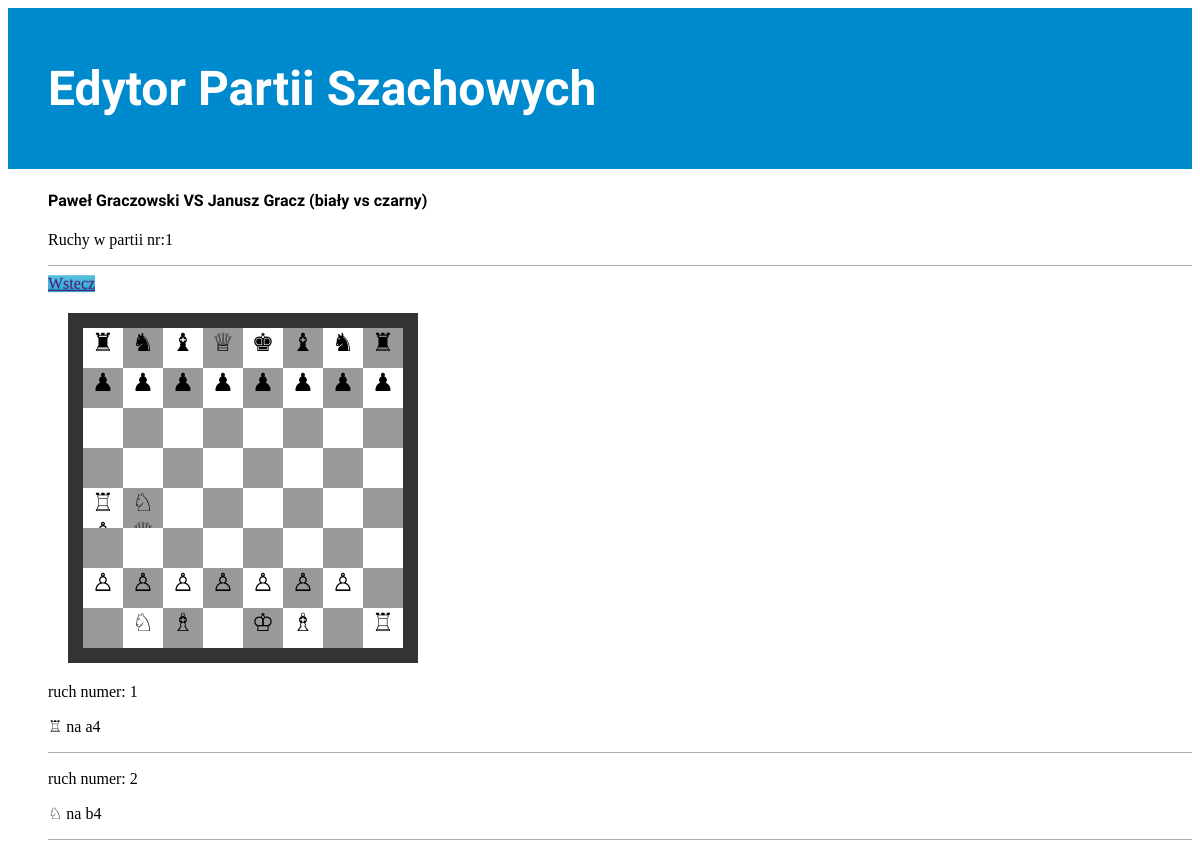
/rozgrywka/1/, run on the app's committed database.
### chesseditor/models.py (models this page shows, shortened)
class ChessParty(models.Model):
    chessparty_id = models.AutoField("ID partii", primary_key=True)
    arbiter = models.ForeignKey(Arbiter, related_name='sedzia', verbose_name="Sędzia")
    white = models.ForeignKey(Player, related_name='Białe', verbose_name="Białe figury")
    black = models.ForeignKey(Player, related_name='Czarne', verbose_name="Czarne figury")
    tournament = models.ForeignKey(Tournament, verbose_name="Nazwa turnieju")
    class Meta:
        verbose_name = "Partia"
        verbose_name_plural = "Partie"

class Person(models.Model):
    name = models.CharField("Imię", max_length=20)
    surname = models.CharField("Nazwisko", max_length=50)
    date_of_birth = models.DateField("Data Urodzenia", auto_now=False, auto_now_add=False)
    GENDER_CHOICES = (
       ('M', 'Mężczyzna'),
       ('F', 'Kobieta'),
       ('O', 'Inna'),
    )
    gender = models.CharField("Płeć", max_length=1, choices=GENDER_CHOICES, default='O')
    class Meta:
        abstract = True
    def __str__(self):
        return "{name} {surname}".format(name=self.name, surname=self.surname)

class Player(Person):
    player_id = models.AutoField(primary_key=True)  # unique and null=false
    class Meta:
        verbose_name = "Gracz"
        verbose_name_plural = "Zawodnicy"

class OneMove(models.Model):
    party = models.ForeignKey(ChessParty, default='0', verbose_name="Partia", blank=True, null=True)
    CHESSMAN_CHOICES = (
        ('biała wieża a1', mark_safe('&#9814;')), ('biała wieża h1', mark_safe('&#9814;')),
        ('biały skoczek b1', mark_safe('&#9816;')), ('biały skoczek g1', mark_safe('&#9816;')),
        ('biały goniec c1', mark_safe('&#9815;')), ('biały goniec f1', mark_safe('&#9815;')),
        ('biały hetman d1', mark_safe('&#9813;')), ('biały król e1', mark_safe('&#9812;')),
        ('biały pion a2', mark_safe('&#9817;')), ('biały pion b2', mark_safe('&#9817;')),
        ('biały pion c2', mark_safe('&#9817;')), ('biały pion d2', mark_safe('&#9817;')),
        ('biały pion e2', mark_safe('&#9817;')), ('biały pion f2', mark_safe('&#9817;')),
        ('biały pion g2', mark_safe('&#9817;')), ('biały pion h2', mark_safe('&#9817;')),
        ('czarna wieża a8', mark_safe('&#9820;')), ('czarna wieża h8', mark_safe('&#9820;')),
        ('czarny skoczek b8', mark_safe('&#9822;')), ('czarny skoczek g8', mark_safe('&#9822;')),
        ('czarny goniec c8', mark_safe('&#9821;')), ('czarny goniec f8', mark_safe('&#9821;')),
        ('czarny hetman d8', mark_safe('&#9813;')), ('czarny król e8', mark_safe('&#9818;')),
        ('czarny pion a7', mark_safe('&#9823;')), ('czarny pion b7', mark_safe('&#9823;')),
        ('czarny pion c7', mark_safe('&#9823;')), ('czarny pion d7', mark_safe('&#9823;')),
        ('czarny pion e7', mark_safe('&#9823;')), ('czarny pion f7', mark_safe('&#9823;')),
        ('czarny pion g7', mark_safe('&#9823;')), ('czarny pion h7', mark_safe('&#9823;')),
     )
    chessman = models.CharField(max_length=30, choices=CHESSMAN_CHOICES, default='pionek', verbose_name="Figura Szachowa")
    mymove = []
    for a, b in itertools.product('abcdefgh', '12345678'):
        name = a + b
        mymove.append((name, name))
    MYTUPLE = tuple(mymove)
    move = models.CharField(max_length=2, choices=MYTUPLE, default='a1', verbose_name="Ruch na")
    class Meta:
        abstract = True

class State(OneMove):
    state_id = models.PositiveIntegerField(default=0, verbose_name="numer ruchu")
    is_capture = models.BooleanField(default=False, verbose_name="Czy zbita")
    capture_choice = (
        ('true', 'zbity'),
        ('false', 'nie zbity'),
    )
    is_capture = models.CharField(max_length=9, choices=capture_choice, default='false', verbose_name="Czy zbity")
    class Meta:
        verbose_name = "Stan"
        verbose_name_plural = "Aktualny Stan Parti"

class Moves(OneMove):
    move_id = models.AutoField(primary_key=True)  #
    move_number = models.PositiveIntegerField(default=1, verbose_name="Numer ruchu w partii")
    class Meta:
        verbose_name = "Ruch"
        verbose_name_plural = "Ruchy"

### chesseditor/views.py (the view)
# urls.py: url(r'^rozgrywka/(?P<pk>\d+)/$', views.rozgrywka, name='rozgrywka'),
def rozgrywka(request, pk):
    chessparty = get_object_or_404(ChessParty, pk=pk)
    moves = Moves.objects.filter(party=chessparty)
    states = State.objects.filter(party=chessparty)
    return render(request, 'chesseditor/rozgrywka.html', {'chessparty': chessparty, 'moves': moves, 'states': states})

### chesseditor/templates/chesseditor/rozgrywka.html
{% extends 'chesseditor/base.html' %}
{% block content %}
<div>
    <p><h4>{{ chessparty.white }} VS {{ chessparty.black }} (biały vs czarny)</h4></p>
    <p>Ruchy w partii nr:{{ chessparty.chessparty_id }}</p>
    <hr>
</div>
<a href="{{request.META.HTTP_REFERER}}" class="btn btn-info">Wstecz</a>
<div class="chessboard">
<div class="white">{% for state in states %} {% if state.move == 'a8' %} {{ state.get_chessman_display }}{% endif %}{% endfor %}</div>
<div class="black">{% for state in states %} {% if state.move == 'b8' %} {{ state.get_chessman_display }}{% endif %}{% endfor %}</div>
<div class="white">{% for state in states %} {% if state.move == 'c8' %} {{ state.get_chessman_display }}{% endif %}{% endfor %}</div>
<div class="black">{% for state in states %} {% if state.move == 'd8' %} {{ state.get_chessman_display }}{% endif %}{% endfor %}</div>
<div class="white">{% for state in states %} {% if state.move == 'e8' %} {{ state.get_chessman_display }}{% endif %}{% endfor %}</div>
<div class="black">{% for state in states %} {% if state.move == 'f8' %} {{ state.get_chessman_display }}{% endif %}{% endfor %}</div>
<div class="white">{% for state in states %} {% if state.move == 'g8' %} {{ state.get_chessman_display }}{% endif %}{% endfor %}</div>
<div class="black">{% for state in states %} {% if state.move == 'h8' %} {{ state.get_chessman_display }}{% endif %}{% endfor %}</div>
<div class="black">{% for state in states %} {% if state.move == 'a7' %} {{ state.get_chessman_display }}{% endif %}{% endfor %}</div>
<div class="white">{% for state in states %} {% if state.move == 'b7' %} {{ state.get_chessman_display }}{% endif %}{% endfor %}</div>
<div class="black">{% for state in states %} {% if state.move == 'c7' %} {{ state.get_chessman_display }}{% endif %}{% endfor %}</div>
<div class="white">{% for state in states %} {% if state.move == 'd7' %} {{ state.get_chessman_display }}{% endif %}{% endfor %}</div>
<div class="black">{% for state in states %} {% if state.move == 'e7' %} {{ state.get_chessman_display }}{% endif %}{% endfor %}</div>
<div class="white">{% for state in states %} {% if state.move == 'f7' %} {{ state.get_chessman_display }}{% endif %}{% endfor %}</div>
<div class="black">{% for state in states %} {% if state.move == 'g7' %} {{ state.get_chessman_display }}{% endif %}{% endfor %}</div>
<div class="white">{% for state in states %} {% if state.move == 'h7' %} {{ state.get_chessman_display }}{% endif %}{% endfor %}</div>
<div class="white">{% for state in states %} {% if state.move == 'a6' %} {{ state.get_chessman_display }}{% endif %}{% endfor %}</div>
<div class="black">{% for state in states %} {% if state.move == 'b6' %} {{ state.get_chessman_display }}{% endif %}{% endfor %}</div>
<div class="white">{% for state in states %} {% if state.move == 'c6' %} {{ state.get_chessman_display }}{% endif %}{% endfor %}</div>
<div class="black">{% for state in states %} {% if state.move == 'd6' %} {{ state.get_chessman_display }}{% endif %}{% endfor %}</div>
<div class="white">{% for state in states %} {% if state.move == 'e6' %} {{ state.get_chessman_display }}{% endif %}{% endfor %}</div>
<div class="black">{% for state in states %} {% if state.move == 'f6' %} {{ state.get_chessman_display }}{% endif %}{% endfor %}</div>
<div class="white">{% for state in states %} {% if state.move == 'g6' %} {{ state.get_chessman_display }}{% endif %}{% endfor %}</div>
<div class="black">{% for state in states %} {% if state.move == 'h6' %} {{ state.get_chessman_display }}{% endif %}{% endfor %}</div>
<div class="black">{% for state in states %} {% if state.move == 'a5' %} {{ state.get_chessman_display }}{% endif %}{% endfor %}</div>
<div class="white">{% for state in states %} {% if state.move == 'b5' %} {{ state.get_chessman_display }}{% endif %}{% endfor %}</div>
<div class="black">{% for state in states %} {% if state.move == 'c5' %} {{ state.get_chessman_display }}{% endif %}{% endfor %}</div>
<div class="white">{% for state in states %} {% if state.move == 'd5' %} {{ state.get_chessman_display }}{% endif %}{% endfor %}</div>
<div class="black">{% for state in states %} {% if state.move == 'e5' %} {{ state.get_chessman_display }}{% endif %}{% endfor %}</div>
<div class="white">{% for state in states %} {% if state.move == 'f5' %} {{ state.get_chessman_display }}{% endif %}{% endfor %}</div>
<div class="black">{% for state in states %} {% if state.move == 'g5' %} {{ state.get_chessman_display }}{% endif %}{% endfor %}</div>
<div class="white">{% for state in states %} {% if state.move == 'h5' %} {{ state.get_chessman_display }}{% endif %}{% endfor %}</div>
<div class="white">{% for state in states %} {% if state.move == 'a4' %} {{ state.get_chessman_display }}{% endif %}{% endfor %}</div>
<div class="black">{% for state in states %} {% if state.move == 'b4' %} {{ state.get_chessman_display }}{% endif %}{% endfor %}</div>
<div class="white">{% for state in states %} {% if state.move == 'c4' %} {{ state.get_chessman_display }}{% endif %}{% endfor %}</div>
<div class="black">{% for state in states %} {% if state.move == 'd4' %} {{ state.get_chessman_display }}{% endif %}{% endfor %}</div>
<div class="white">{% for state in states %} {% if state.move == 'e4' %} {{ state.get_chessman_display }}{% endif %}{% endfor %}</div>
<div class="black">{% for state in states %} {% if state.move == 'f4' %} {{ state.get_chessman_display }}{% endif %}{% endfor %}</div>
<div class="white">{% for state in states %} {% if state.move == 'g4' %} {{ state.get_chessman_display }}{% endif %}{% endfor %}</div>
<div class="black">{% for state in states %} {% if state.move == 'h4' %} {{ state.get_chessman_display }}{% endif %}{% endfor %}</div>
<div class="black">{% for state in states %} {% if state.move == 'a3' %} {{ state.get_chessman_display }}{% endif %}{% endfor %}</div>
<div class="white">{% for state in states %} {% if state.move == 'b3' %} {{ state.get_chessman_display }}{% endif %}{% endfor %}</div>
<div class="black">{% for state in states %} {% if state.move == 'c3' %} {{ state.get_chessman_display }}{% endif %}{% endfor %}</div>
<div class="white">{% for state in states %} {% if state.move == 'd3' %} {{ state.get_chessman_display }}{% endif %}{% endfor %}</div>
<div class="black">{% for state in states %} {% if state.move == 'e3' %} {{ state.get_chessman_display }}{% endif %}{% endfor %}</div>
<div class="white">{% for state in states %} {% if state.move == 'f3' %} {{ state.get_chessman_display }}{% endif %}{% endfor %}</div>
<div class="black">{% for state in states %} {% if state.move == 'g3' %} {{ state.get_chessman_display }}{% endif %}{% endfor %}</div>
<div class="white">{% for state in states %} {% if state.move == 'h3' %} {{ state.get_chessman_display }}{% endif %}{% endfor %}</div>
<div class="white">{% for state in states %} {% if state.move == 'a2' %} {{ state.get_chessman_display }}{% endif %}{% endfor %}</div>
<div class="black">{% for state in states %} {% if state.move == 'b2' %} {{ state.get_chessman_display }}{% endif %}{% endfor %}</div>
<div class="white">{% for state in states %} {% if state.move == 'c2' %} {{ state.get_chessman_display }}{% endif %}{% endfor %}</div>
<div class="black">{% for state in states %} {% if state.move == 'd2' %} {{ state.get_chessman_display}}{% endif %}{% endfor %}</div>
<div class="white">{% for state in states %} {% if state.move == 'e2' %} {{ state.get_chessman_display }}{% endif %}{% endfor %}</div>
<div class="black">{% for state in states %} {% if state.move == 'f2' %} {{ state.get_chessman_display }}{% endif %}{% endfor %}</div>
<div class="white">{% for state in states %} {% if state.move == 'g2' %} {{ state.get_chessman_display }}{% endif %}{% endfor %}</div>
<div class="black">{% for state in states %} {% if state.move == 'h2' %} {{ state.get_chessman_display }}{% endif %}{% endfor %}</div>
<div class="black">{% for state in states %} {% if state.move == 'a1' %} {{ state.get_chessman_display }}{% endif %}{% endfor %}</div>
<div class="white">{% for state in states %} {% if state.move == 'b1' %} {{ state.get_chessman_display }}{% endif %}{% endfor %}</div>
<div class="black">{% for state in states %} {% if state.move == 'c1' %} {{ state.get_chessman_display }}{% endif %}{% endfor %}</div>
<div class="white">{% for state in states %} {% if state.move == 'd1' %} {{ state.get_chessman_display }}{% endif %}{% endfor %}</div>
<div class="black">{% for state in states %} {% if state.move == 'e1' %} {{ state.get_chessman_display }}{% endif %}{% endfor %}</div>
<div class="white">{% for state in states %} {% if state.move == 'f1' %} {{ state.get_chessman_display }}{% endif %}{% endfor %}</div>
<div class="black">{% for state in states %} {% if state.move == 'g1' %} {{ state.get_chessman_display }}{% endif %}{% endfor %}</div>
<div class="white">{% for state in states %} {% if state.move == 'h1' %} {{ state.get_chessman_display }}{% endif %}{% endfor %}</div>
</div>
{% for move in moves %}
    <div>
        <p>ruch numer:      {{ move.move_number }}  </p>
        <p>{{ move.get_chessman_display }} na {{ move.move }}</p>
        <hr />
    </div>
{% endfor %}
{% endblock content %}

### static/css/style.css (style rules this page uses)
h1, h2, h3, h4 { font-family: 'Baloo', cursive; }
hr { display: block; position: relative; padding: 0; margin: 8px auto; height: 0; width: 100%; max-height: 0; font-size: 1px; line-height: 0; clear: both; border: none; border-top: 1px solid #aaaaaa; border-bottom: 1px solid #ffffff; }
.btn-info { border-color: #008ace; background-color: #008ace; }
.chessboard { width: 320px; height: 320px; margin: 20px; border: 15px solid #333; }
.black { float: left; width: 40px; height: 40px; background-color: #999; font-size:25px; text-align:center; display: table-cell; vertical-align:middle; }
.white { float: left; width: 40px; height: 40px; background-color: #fff; font-size:25px; text-align:center; display: table-cell; vertical-align:middle; }

### data on the page
ChessParty: white "Paweł Graczowski", black "Janusz Gracz", chessparty_id "1"
State: chessman "♜"
State: chessman "♞"
State: chessman "♝"
State: chessman "♕"
State: chessman "♚"
State: chessman "♝"
State: chessman "♞"
State: chessman "♜"
State: chessman "♟"
State: chessman "♟"
State: chessman "♟"
State: chessman "♟"
State: chessman "♟"
State: chessman "♟"
State: chessman "♟"
State: chessman "♟"
State: chessman "♖"
State: chessman "♘"
State: chessman "♙"
State: chessman "♙"
State: chessman "♙"
State: chessman "♙"
State: chessman "♙"
State: chessman "♙"
State: chessman "♙"
State: chessman "♘"
State: chessman "♗"
State: chessman "♔"
State: chessman "♗"
State: chessman "♖"
Moves: move_number "1", chessman "♖", move "a4"
Moves: move_number "2", chessman "♘", move "b4"
